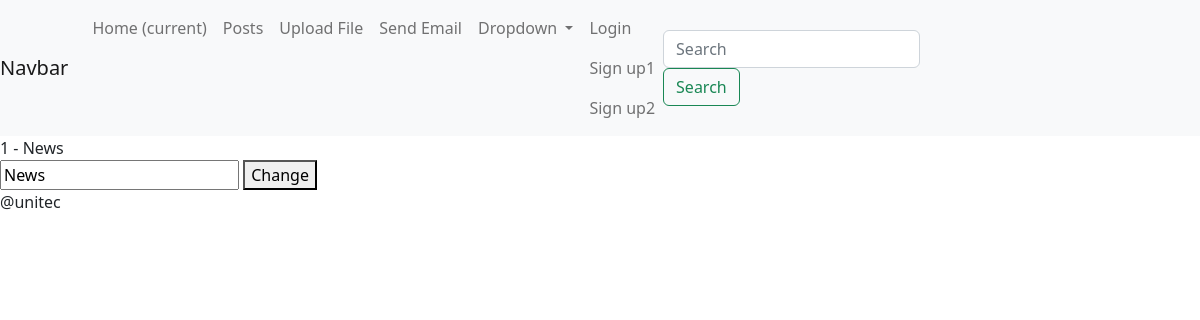
The app's page /category/1/detail with its own data.
### blog/models.py (models this page shows, shortened)
class Category(models.Model):
    name = models.CharField(max_length=30)

### blog/views.py (the view)
# urls.py: path("category/<int:category_id>/detail", categoryDetail, name="category"),
def categoryDetail(request, category_id):
    category = Category.objects.get(id=category_id)
    context = {"category": category}
    return render(request, 'category.html', context)

### blog/templates/category.html (shortened to what this page needs)
{% extends "base.html" %}
{% block content %}
{{ category.id }} - {{ category.name }}
    <form action="{% url 'update-category' %}" method="post">
        <input type="text" name="category_name" value="{{ category.name }}">
        <button>Change</button>
    </form>
{% endblock %}

### records on screen
Category: id "1", name "News", category_name "News"
